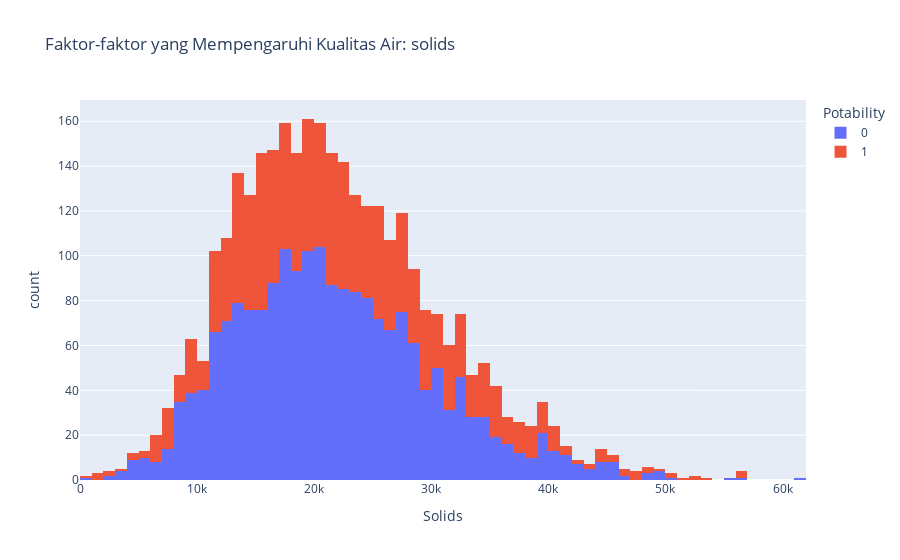

Notebook source saved alongside this figure:
### Code cell
import pandas as pd
import plotly.express as px

# Membaca dataset
dataset_path = r'C:\Users\SODIKAP\Pictures\dataset\water_potability.csv'
df = pd.read_csv(dataset_path)

# Membuat histogram perbandingan variabel dengan potabilitas menggunakan Plotly Express
figure = px.histogram(df, x= "Solids",
                      color="Potability",
                      title="Faktor-faktor yang Mempengaruhi Kualitas Air: solids" )
figure.show()

### Figure 1 — Plotly figure (JSON) as saved in the notebook; plotly's stock layout.template omitted (floating-point values rounded to 4 significant figures; data arrays with more than 128 entries replaced by an {"elided": "..."} marker saying what was removed)
{"data": [{"alignmentgroup": "True", "bingroup": "x", "hovertemplate": "Potability=0<br>Solids=%{x}<br>count=%{y}<extra></extra>", "legendgroup": "0", "marker": {"color": "#636efa", "pattern": {"shape": ""}}, "name": "0", "offsetgroup": "0", "orientation": "v", "showlegend": true, "type": "histogram", "x": {"elided": "1998 float values"}, "xaxis": "x", "yaxis": "y"}, {"alignmentgroup": "True", "bingroup": "x", "hovertemplate": "Potability=1<br>Solids=%{x}<br>count=%{y}<extra></extra>", "legendgroup": "1", "marker": {"color": "#EF553B", "pattern": {"shape": ""}}, "name": "1", "offsetgroup": "1", "orientation": "v", "showlegend": true, "type": "histogram", "x": {"elided": "1278 float values"}, "xaxis": "x", "yaxis": "y"}], "layout": {"barmode": "relative", "legend": {"title": {"text": "Potability"}, "tracegroupgap": 0}, "title": {"text": "Faktor-faktor yang Mempengaruhi Kualitas Air: solids"}, "xaxis": {"anchor": "y", "domain": [0, 1], "title": {"text": "Solids"}}, "yaxis": {"anchor": "x", "domain": [0, 1], "title": {"text": "count"}}}}
